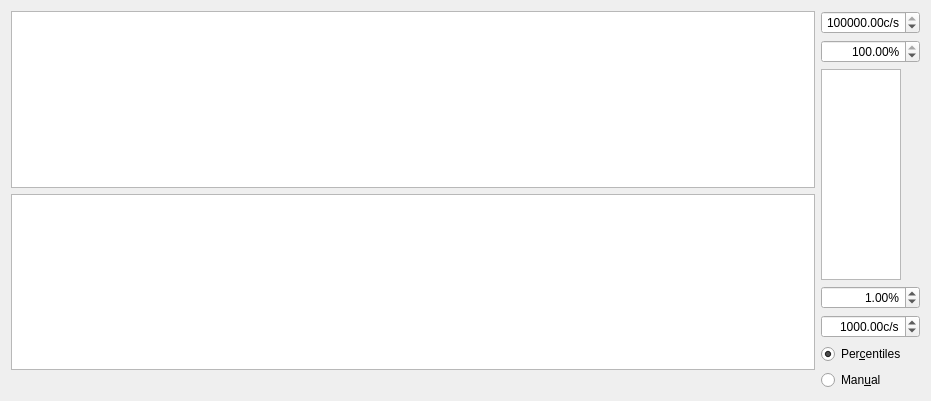
        <widget class="QWidget" name="horizontalLayoutWidget">
         <property name="geometry">
          <rect>
           <x>0</x>
           <y>420</y>
           <width>931</width>
           <height>401</height>
          </rect>
         </property>
         <layout class="QHBoxLayout" name="horizontalLayout">
          <item>
           <layout class="QVBoxLayout" name="verticalLayout">
            <item>
             <widget class="PlotWidget" name="ple_data_PlotWidget_2">
              <property name="sizePolicy">
               <sizepolicy hsizetype="Expanding" vsizetype="Expanding">
                <horstretch>1</horstretch>
                <verstretch>1</verstretch>
               </sizepolicy>
              </property>
             </widget>
            </item>
            <item>
             <widget class="PlotWidget" name="ple_matrix_PlotWidget_2">
              <property name="sizePolicy">
               <sizepolicy hsizetype="Expanding" vsizetype="Expanding">
                <horstretch>1</horstretch>
                <verstretch>1</verstretch>
               </sizepolicy>
              </property>
             </widget>
            </item>
            <item>
             <spacer name="horizontalSpacer">
              <property name="orientation">
               <enum>Qt::Horizontal</enum>
              </property>
              <property name="sizeHint" stdset="0">
               <size>
                <width>40</width>
                <height>20</height>
               </size>
              </property>
             </spacer>
            </item>
           </layout>
          </item>
          <item>
           <layout class="QVBoxLayout" name="verticalLayout_5">
            <item>
             <widget class="ScienDSpinBox" name="voltscan_cb_max_InputWidget_2">
              <property name="maximumSize">
               <size>
                <width>100</width>
                <height>16777215</height>
               </size>
              </property>
              <property name="alignment">
               <set>Qt::AlignRight|Qt::AlignTrailing|Qt::AlignVCenter</set>
              </property>
              <property name="suffix">
               <string>c/s</string>
              </property>
              <property name="minimum">
               <double>-10.000000000000000</double>
              </property>
              <property name="maximum">
               <double>1000000000.000000000000000</double>
              </property>
              <property name="value">
               <double>100000.000000000000000</double>
              </property>
             </widget>
            </item>
            <item>
             <widget class="ScienDSpinBox" name="voltscan_cb_high_centile_InputWidget_2">
              <property name="maximumSize">
               <size>
                <width>100</width>
                <height>16777215</height>
               </size>
              </property>
              <property name="alignment">
               <set>Qt::AlignRight|Qt::AlignTrailing|Qt::AlignVCenter</set>
              </property>
              <property name="suffix">
               <string>%</string>
              </property>
              <property name="minimum">
               <double>0.000000000000000</double>
              </property>
              <property name="maximum">
               <double>100.000000000000000</double>
              </property>
              <property name="value">
               <double>100.000000000000000</double>
              </property>
             </widget>
            </item>
            <item>
             <widget class="PlotWidget" name="voltscan_cb_ViewWidget_2">
              <property name="sizePolicy">
               <sizepolicy hsizetype="Expanding" vsizetype="Expanding">
                <horstretch>0</horstretch>
                <verstretch>0</verstretch>
               </sizepolicy>
              </property>
              <property name="maximumSize">
               <size>
                <width>80</width>
                <height>16777215</height>
               </size>
              </property>
             </widget>
            </item>
            <item>
             <widget class="ScienDSpinBox" name="voltscan_cb_low_centile_InputWidget_2">
              <property name="maximumSize">
               <size>
                <width>100</width>
                <height>16777215</height>
               </size>
              </property>
              <property name="alignment">
               <set>Qt::AlignRight|Qt::AlignTrailing|Qt::AlignVCenter</set>
              </property>
              <property name="suffix">
               <string>%</string>
              </property>
              <property name="minimum">
               <double>0.000000000000000</double>
              </property>
              <property name="maximum">
               <double>100.000000000000000</double>
              </property>
              <property name="value">
               <double>1.000000000000000</double>
              </property>
             </widget>
            </item>
            <item>
             <widget class="ScienDSpinBox" name="voltscan_cb_min_InputWidget_2">
              <property name="maximumSize">
               <size>
                <width>100</width>
                <height>16777215</height>
               </size>
              </property>
              <property name="alignment">
               <set>Qt::AlignRight|Qt::AlignTrailing|Qt::AlignVCenter</set>
              </property>
              <property name="suffix">
               <string>c/s</string>
              </property>
              <property name="minimum">
               <double>-10.000000000000000</double>
              </property>
              <property name="maximum">
               <double>1000000000.000000000000000</double>
              </property>
              <property name="value">
               <double>1000.000000000000000</double>
              </property>
             </widget>
            </item>
            <item>
             <widget class="QRadioButton" name="voltscan_cb_centiles_RadioButton_2">
              <property name="text">
               <string>Per&amp;centiles</string>
              </property>
              <property name="checked">
               <bool>true</bool>
              </property>
             </widget>
            </item>
            <item>
             <widget class="QRadioButton" name="voltscan_cb_manual_RadioButton_2">
              <property name="text">
               <string>Man&amp;ual</string>
              </property>
             </widget>
            </item>
           </layout>
          </item>
         </layout>
        </widget>
